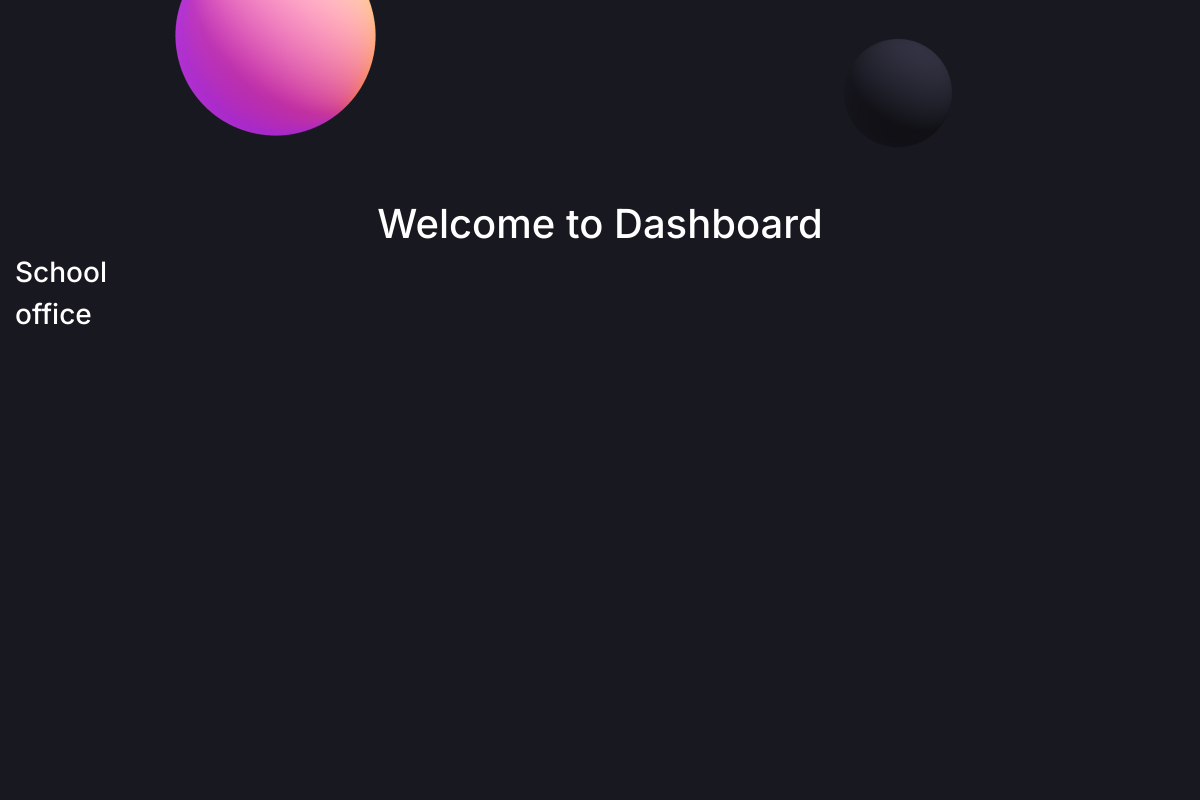
Before: /dashboard/ with the older database file.
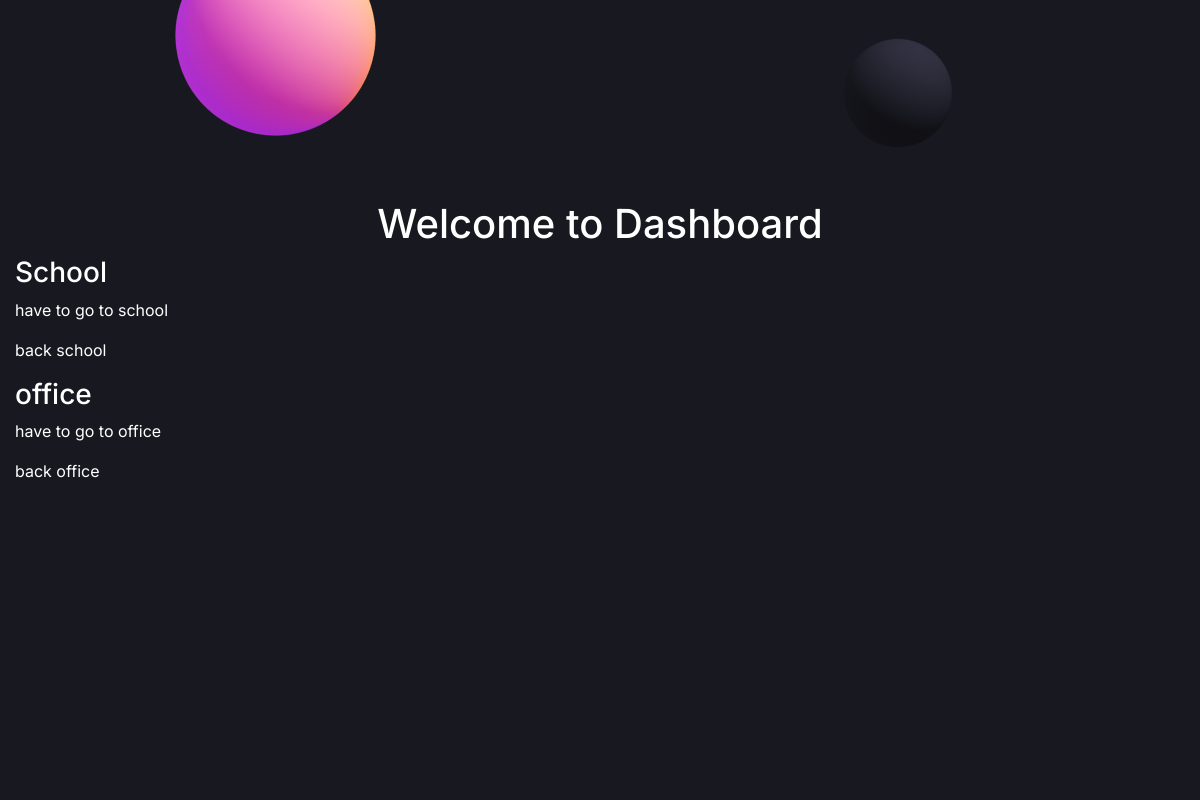
After: the same page with the newer database file.
### todolist/models.py (models this page shows, shortened)
class Collection(models.Model):
    collection_name = models.TextField(null=True)
    def __str__(self):
        return self.collection_name

class Task(models.Model):
    task = models.TextField(null=True)
    collection = models.ForeignKey(Collection, on_delete=models.CASCADE, null=True)

### todolist/views.py (the view)
# urls.py: path('dashboard/', views.dashboard, name='dashboard'),
def dashboard(request):
    collection = Collection.objects.all()
    task = Task.objects.all()
    context = {'collection': collection, 'task': task}
    return render(request, 'dashboard.html', context)

### Templates/dashboard.html (shortened to what this page needs)
{% extends 'auth_base.html' %}
{% load static %}
{% block content %}
    <h1 style="padding-top: 200px; display: flex; justify-content: center;">Welcome to Dashboard</h1>
    {% for item in collection  %}
        <h3>{{ item }}</h3>
        {% for ta in item.task_set.all %}
            <p>{{ ta.task }}</p>
        {% endfor %}
    {% endfor %}
{% endblock %}

### Templates/auth_base.html (shortened to what this page needs)
<!doctype html>
<html lang="en">
{% load static %}
<head>
    <link rel="stylesheet" href="https://maxcdn.bootstrapcdn.com/bootstrap/4.0.0/css/bootstrap.min.css"
>
    <link rel="stylesheet" href="{% static '/css/main.css' %}">
</head>
<body>
    <div class="container">
        <section class="upper_design">
            {% block content %}
            {% endblock %}
        </section>
    </div>
</body>
</html>

### static/css/main.css (style rules this page uses)
body { background: #181820; font-family: 'Inter', sans-serif; line-height: 1.5; width: 100%; overflow-x: hidden; color: white; }
.container { max-width: 1280px; }
.upper_design { background: url("/static/images/balls.png"); background-repeat: no-repeat; background-position: top; background-size: auto; height: 100vh; width: 100%; }

Changed rows visible on the page:
changed Collection "School": gains Task (task "have to go to school"); gains Task (task "back school")
changed Collection "office": gains Task (task "have to go to office"); gains Task (task "back office")
